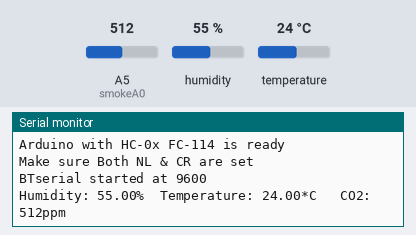
Recording of a sketch running on a simulated Arduino Uno, built with avr-gcc and run on an emulated ATmega328P. Shown: the last lines printed to the serial monitor. The test bench sets the inputs (shaded band); at power-on: humidity 55 %, A5 (smokeA0) = 512, temperature 24 °C.

Above: at 1.2 s.
1.3 s: humidity set to 22 %
At 3.3 s:
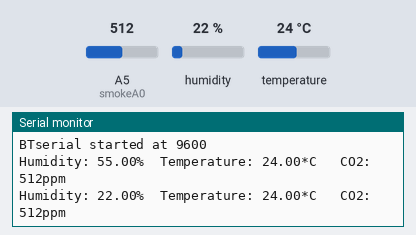
4.1 s: A5 (smokeA0) set to 716
At 5.2 s:
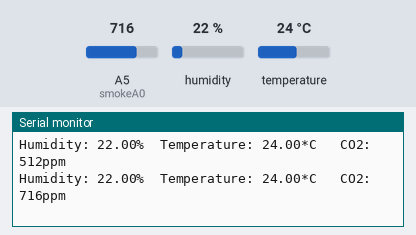
6.9 s: temperature set to 12 °C
At 9.2 s:
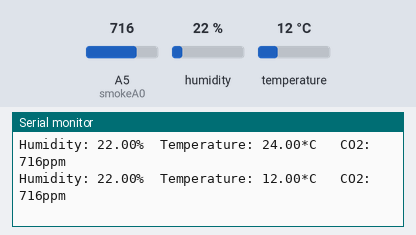
9.7 s: A5 (smokeA0) set to 900
At 11.2 s:
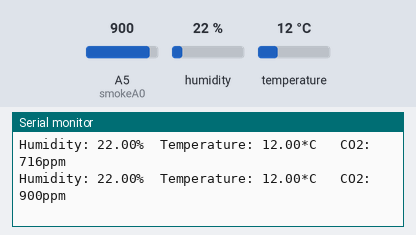
12.5 s: humidity set to 40 %
At 13.2 s:
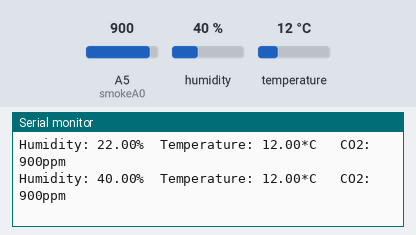
Timing chart, 0 to 15.5 s (numbered marks = the images above; inputs shaded):
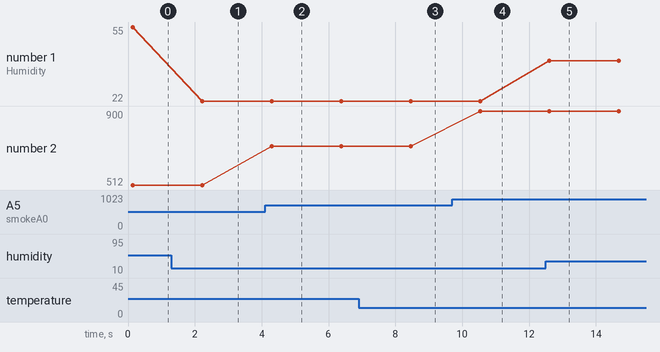

The sketch:

bluetooth_send_temp_hum_co2.ino
```cpp
#include "DHT.h"
#include <SoftwareSerial.h>
SoftwareSerial BTSerial(2, 3); // RX | TX
int smokeA0 = A5;
// Раскомментируйте в соответствии с используемым датчиком
// Инициируем датчик
#define DHTPIN 12 // номер пина, к которому подсоединен датчик
DHT dht(DHTPIN, DHT11);
String str="";
int str_len;

void setup() {
    Serial.begin(9600);
    Serial.println("Sketch HC-0x_FC-114_01_9600");
    Serial.println("Arduino with HC-0x FC-114 is ready");
    Serial.println("Make sure Both NL & CR are set");
    Serial.println("");
    dht.begin();
    // FC-114 default baud rate is 9600
    BTSerial.begin(9600);
    Serial.println("BTserial started at 9600");
    Serial.println("");
      pinMode(smokeA0, INPUT);
}

void loop() {
    //Считываем влажность
    float h = dht.readHumidity();
    // Считываем температуру
    float t = dht.readTemperature();
    // Проверка удачно прошло ли считывание.

    int analogSensor = analogRead(smokeA0);


    if (isnan(h) || isnan(t)) {
        Serial.println("Не удается считать показания");
        return;
    }

    // Send temperature to Raspberri Pi
    str = ((String)"Humidity: " + h + "%\t"+"Temperature: "+t+"*C\t CO2: " + analogSensor + "ppm\n");
    str_len = str.length() + 1;
    char c[str_len] = "  ";
    str.toCharArray(c, str_len);
    BTSerial.write(c);
    Serial.print(str);
    delay(2000);
}
```

Measured:
- after the input at 1.3 s, the serial monitor: prints a new line after 0.92 s (image 1)
- after the input at 4.1 s, the serial monitor: prints a new line after 0.20 s (image 2)
- after the input at 6.9 s, the serial monitor: prints a new line after 1.6 s (image 3)
- after the input at 9.7 s, the serial monitor: prints a new line after 0.83 s (image 4)
- after the input at 12.5 s, the serial monitor: prints a new line after 0.11 s (image 5)
- plotted number 1: 55 → 22 after the input at 1.3 s, 22 → 40 after the input at 12.5 s
- plotted number 2: 512 → 716 after the input at 4.1 s, 716 → 900 after the input at 9.7 s
